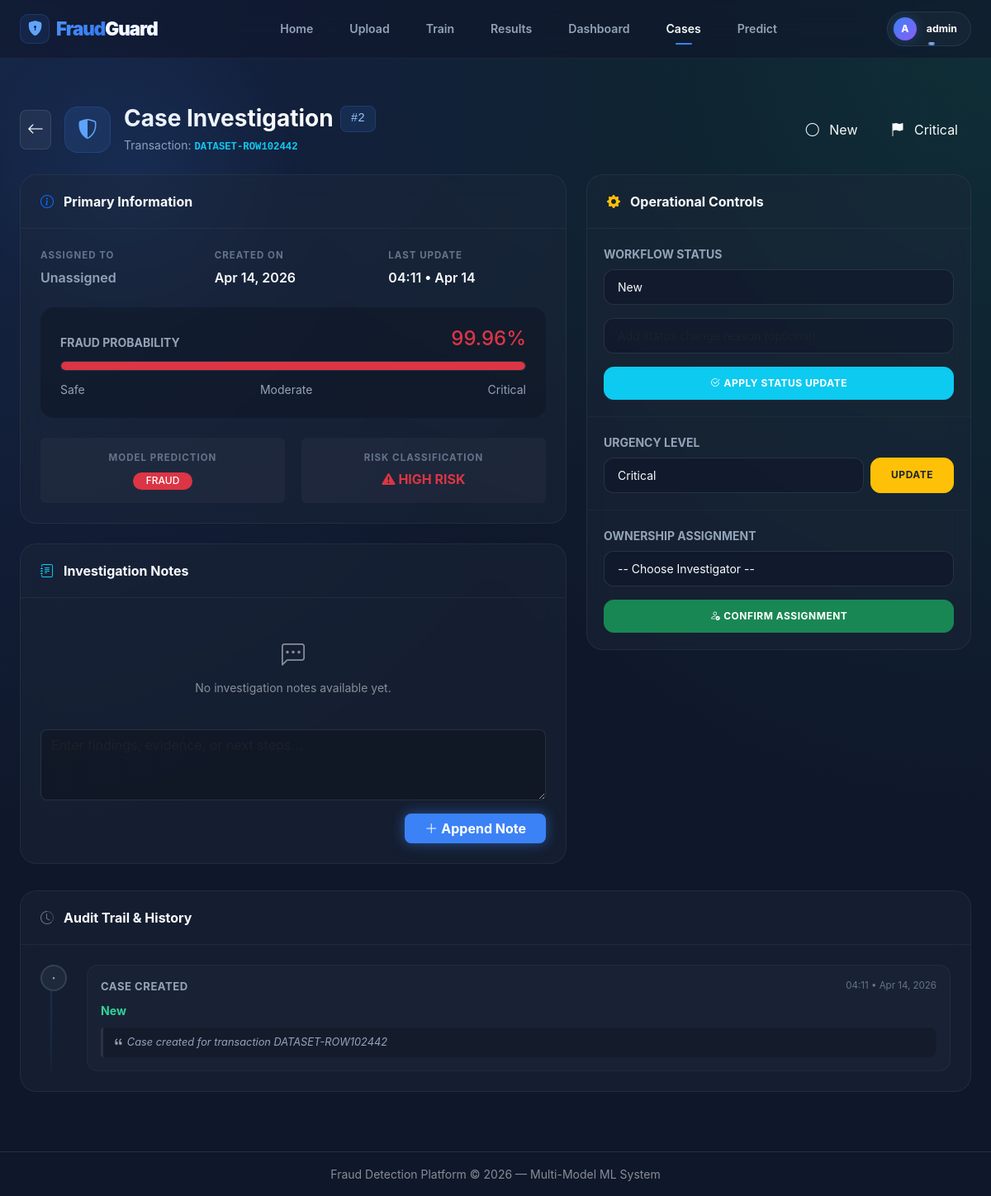
The page /cases/2 (signed in) on the database its author committed.
### src/database.py (models this page shows, shortened)
class User(UserMixin, db.Model):
    __tablename__ = 'users'
    id = db.Column(db.Integer, primary_key=True)
    username = db.Column(db.String(50), unique=True, nullable=False)
    password_hash = db.Column(db.String(256), nullable=False)
    role = db.Column(db.String(20), nullable=False, default='investigator')
    department = db.Column(db.String(50), nullable=True)
    created_at = db.Column(db.DateTime, default=datetime.utcnow)

class FraudCase(db.Model):
    __tablename__ = 'fraud_cases'
    id = db.Column(db.Integer, primary_key=True)
    transaction_ref = db.Column(db.String(100), nullable=False)
    fraud_probability = db.Column(db.Float, nullable=False)
    predicted_label = db.Column(db.Integer, nullable=False)
    priority = db.Column(db.String(20), nullable=False, default='Medium')
    assigned_owner = db.Column(db.String(100), nullable=True)
    status = db.Column(db.String(30), nullable=False, default='New')
    created_at = db.Column(db.DateTime, default=datetime.utcnow)
    updated_at = db.Column(db.DateTime, default=datetime.utcnow)
    notes = db.Column(db.Text, nullable=True)
    audit_logs = db.relationship(
        'CaseAuditLog',
        backref='case',
        lazy=True,
        cascade='all, delete-orphan',
    )

class CaseAuditLog(db.Model):
    __tablename__ = 'case_audit_log'
    id = db.Column(db.Integer, primary_key=True)
    case_id = db.Column(db.Integer, db.ForeignKey('fraud_cases.id'), nullable=False)
    action = db.Column(db.String(100), nullable=False)
    old_value = db.Column(db.String(200), nullable=True)
    new_value = db.Column(db.String(200), nullable=True)
    timestamp = db.Column(db.DateTime, default=datetime.utcnow)
    comment = db.Column(db.Text, nullable=True)

### app.py (the view)
    @app.route('/cases/<int:case_id>')
    @login_required
    def case_detail(case_id):
        fraud_case = db.get_or_404(FraudCase, case_id)
        if current_user.role != 'admin' and fraud_case.assigned_owner != current_user.username:
            flash('You can only view your assigned cases.', 'warning')
            return redirect(url_for('cases'))
        audit_logs = (
            CaseAuditLog.query
            .filter_by(case_id=case_id)
            .order_by(CaseAuditLog.timestamp.desc())
            .all()
        )
        all_users = User.query.all()
        return render_template(
            'case_detail.html',
            case=fraud_case,
            audit_logs=audit_logs,
            statuses=case_manager.VALID_STATUSES,
            priorities=case_manager.VALID_PRIORITIES,
            is_admin=current_user.role == 'admin',
            all_users=all_users,
        )

### templates/case_detail.html (shortened to what this page needs)
{% extends "base.html" %}
{% block content %}
<section class="page-header-case">
  <div class="d-flex align-items-center justify-content-between flex-wrap gap-3">
    <div class="d-flex align-items-center gap-3">
      <a href="{{ url_for('cases') }}" class="btn btn-glass p-2" title="Back to Cases">
        <i class="bi bi-arrow-left fs-5"></i>
      </a>
      <div class="page-title-icon">
        <i class="bi bi-shield-shaded"></i>
      </div>
      <div>
        <div class="d-flex align-items-center gap-2 mb-1">
          <h3 class="fw-bold mb-0">Case Investigation</h3>
          <span class="case-id-badge">#{{ case.id }}</span>
        </div>
        <p class="text-muted mb-0 small">Transaction: <code class="text-info fw-bold">{{ case.transaction_ref }}</code></p>
      </div>
    </div>
    <div class="d-flex gap-2">
      <span class="status-badge status-{{ case.status | lower | replace(' ', '-') }} px-3 py-2">
        <i class="bi
          {% if case.status == 'New' %}bi-circle
          {% elif case.status == 'In Review' %}bi-arrow-repeat
          {% elif case.status == 'Escalated' %}bi-arrow-up-circle
          {% elif case.status == 'Resolved' %}bi-check-circle
          {% else %}bi-x-circle{% endif %} me-2"></i>
        {{ case.status }}
      </span>
      <span class="status-badge priority-{{ case.priority | lower }} px-3 py-2">
        <i class="bi bi-flag-fill me-2"></i>
        {{ case.priority }}
      </span>
    </div>
  </div>
</section>
<div class="row g-4">
  <div class="col-lg-7">
    <div class="case-card">
      <div class="case-card-header">
        <i class="bi bi-info-circle text-primary"></i>Primary Information
      </div>
      <div class="detail-grid">
        <div class="detail-item">
          <div class="lbl">Assigned To</div>
          <div class="val">
            {% if case.assigned_owner %}
              <span class="text-success"><i class="bi bi-person-check me-1"></i>{{ case.assigned_owner }}</span>
            {% else %}
              <span class="text-muted italic">Unassigned</span>
            {% endif %}
          </div>
        </div>
        <div class="detail-item">
          <div class="lbl">Created On</div>
          <div class="val small">{{ case.created_at.strftime('%b %d, %Y') if case.created_at else '—' }}</div>
        </div>
        <div class="detail-item">
          <div class="lbl">Last Update</div>
          <div class="val small">{{ case.updated_at.strftime('%H:%M • %b %d') if case.updated_at else '—' }}</div>
        </div>
      </div>
      <div class="risk-meter-wrap">
        <div class="d-flex justify-content-between align-items-end">
          <div class="lbl text-uppercase small fw-bold text-muted mb-0">Fraud Probability</div>
          <div class="h4 fw-black mb-0 {% if case.fraud_probability >= 0.7 %}text-danger{% elif case.fraud_probability >= 0.3 %}text-warning{% else %}text-success{% endif %}">
            {{ (case.fraud_probability * 100) | round(2) }}%
          </div>
        </div>
        <div class="risk-meter-bar">
          <div class="risk-meter-fill
            {% if case.fraud_probability >= 0.7 %}bg-danger
            {% elif case.fraud_probability >= 0.3 %}bg-warning
            {% else %}bg-success{% endif %}"
            style="width: {{ case.fraud_probability * 100 }}%"></div>
        </div>
        <div class="d-flex justify-content-between small text-muted mt-1">
          <span>Safe</span>
          <span>Moderate</span>
          <span>Critical</span>
        </div>
      </div>
      <div class="detail-grid pt-0">
        <div class="detail-item text-center p-3 rounded" style="background:rgba(255,255,255,0.03);">
          <div class="lbl">Model Prediction</div>
          <div class="val">
            {% if case.predicted_label == 1 %}
              <span class="badge bg-danger px-3">FRAUD</span>
            {% else %}
              <span class="badge bg-success px-3">LEGITIMATE</span>
            {% endif %}
          </div>
        </div>
        <div class="detail-item text-center p-3 rounded" style="background:rgba(255,255,255,0.03);">
          <div class="lbl">Risk Classification</div>
          <div class="val">
            {% if case.fraud_probability >= 0.7 %}
              <span class="text-danger fw-bold"><i class="bi bi-exclamation-triangle-fill me-1"></i>HIGH RISK</span>
            {% elif case.fraud_probability >= 0.3 %}
              <span class="text-warning fw-bold"><i class="bi bi-exclamation-circle-fill me-1"></i>MEDIUM RISK</span>
            {% else %}
              <span class="text-success fw-bold"><i class="bi bi-shield-check me-1"></i>LOW RISK</span>
            {% endif %}
          </div>
        </div>
      </div>
    </div>
    <div class="case-card">
      <div class="case-card-header">
        <i class="bi bi-journal-text text-info"></i>Investigation Notes
      </div>
      <div class="card-body p-4">
        {% if case.notes %}
          <div class="notes-box">{{ case.notes }}</div>
        {% else %}
          <div class="text-center py-4 opacity-50">
            <i class="bi bi-chat-left-dots fs-3 mb-2 d-block"></i>
            <p class="small mb-0">No investigation notes available yet.</p>
          </div>
        {% endif %}
        <form method="POST" action="{{ url_for('update_case', case_id=case.id) }}" class="mt-3">
          <div class="mb-3">
            <textarea name="note" class="form-control" rows="3"
                      placeholder="Enter findings, evidence, or next steps..." required></textarea>
          </div>
          <div class="text-end">
            <button type="submit" class="btn btn-primary fw-bold px-4">
              <i class="bi bi-plus-lg me-1"></i>Append Note
            </button>
          </div>
        </form>
      </div>
    </div>
  </div>
  <div class="col-lg-5">
    <div class="case-card">
      <div class="case-card-header">
        <i class="bi bi-gear-fill text-warning"></i>Operational Controls
      </div>
      <div class="action-panel">
        <label class="small fw-bold text-muted text-uppercase mb-2 d-block">Workflow Status</label>
        <form method="POST" action="{{ url_for('update_case', case_id=case.id) }}">
          <div class="mb-3">
            <select name="status" class="form-select case-select">
              {% for s in statuses %}
              <option value="{{ s }}" {% if s == case.status %}selected{% endif %}>{{ s }}</option>
              {% endfor %}
            </select>
          </div>
          <div class="mb-3">
            <input type="text" name="comment" class="form-control case-input" placeholder="Add status change reason (optional)">
          </div>
          <button type="submit" class="btn btn-info text-white btn-update w-100">
            <i class="bi bi-check2-circle me-1"></i>Apply Status Update
          </button>
        </form>
      </div>
      <div class="action-panel">
        <label class="small fw-bold text-muted text-uppercase mb-2 d-block">Urgency Level</label>
        <form method="POST" action="{{ url_for('update_case', case_id=case.id) }}">
          <div class="d-flex gap-2">
            <select name="priority" class="form-select case-select">
              {% for p in priorities %}
              <option value="{{ p }}" {% if p == case.priority %}selected{% endif %}>{{ p }}</option>
              {% endfor %}
            </select>
            <button type="submit" class="btn btn-warning text-dark btn-update px-4">Update</button>
          </div>
        </form>
      </div>
      <div class="action-panel">
        <label class="small fw-bold text-muted text-uppercase mb-2 d-block">Ownership Assignment</label>
        {% if current_user.role == 'admin' %}
        <form method="POST" action="{{ url_for('update_case', case_id=case.id) }}">
          <div class="mb-3">
            <select name="owner" class="form-select case-select" required>
              <option value="">-- Choose Investigator --</option>
            </select>
          </div>
          <button type="submit" class="btn btn-success btn-update w-100">
            <i class="bi bi-person-check me-1"></i>Confirm Assignment
          </button>
        </form>
        {% endif %}
      </div>
    </div>
  </div>
</div>
<div class="case-card mt-2">
  <div class="case-card-header">
    <i class="bi bi-clock-history text-secondary"></i>Audit Trail & History
  </div>
  <div class="timeline-wrap">
    {% if audit_logs %}
      {% for log in audit_logs %}
      <div class="timeline-node">
        <div class="timeline-icon"
             style="color: {% if log.action == 'status_update' %}#60a5fa{% elif log.action == 'priority_update' %}#fbbf24{% elif log.action == 'assignment' %}#34d399{% else %}#94a3b8{% endif %};">
          <i class="bi
            {% if log.action == 'status_update' %}bi-arrow-repeat
            {% elif log.action == 'priority_update' %}bi-flag
            {% elif log.action == 'assignment' %}bi-person-check
            {% elif log.action == 'note_added' %}bi-journal-plus
            {% else %}bi-dot{% endif %}"></i>
        </div>
        <div class="timeline-content">
          <div class="timeline-header">
            <div class="timeline-action" style="color: {% if log.action == 'status_update' %}#60a5fa{% elif log.action == 'priority_update' %}#fbbf24{% elif log.action == 'assignment' %}#34d399{% else %}#94a3b8{% endif %};">
              {{ log.action | replace('_', ' ') }}
            </div>
            <div class="timeline-date">{{ log.timestamp.strftime('%H:%M • %b %d, %Y') if log.timestamp else '' }}</div>
          </div>
          <div class="timeline-body">
            {% if log.old_value and log.new_value %}
              <div class="change-arrow">
                <span class="val-old">{{ log.old_value }}</span>
                <i class="bi bi-arrow-right text-muted small"></i>
                <span class="val-new">{{ log.new_value }}</span>
              </div>
            {% elif log.new_value %}
              <span class="val-new">{{ log.new_value }}</span>
            {% endif %}
            {% if log.comment %}
              <div class="timeline-comment">
                <i class="bi bi-quote me-1"></i>{{ log.comment }}
              </div>
            {% endif %}
          </div>
        </div>
      </div>
      {% endfor %}
    {% else %}
      <div class="text-center py-5 opacity-50">
        <i class="bi bi-list-task fs-2 mb-2 d-block"></i>
        <p class="mb-0">No audit logs recorded for this case.</p>
      </div>
    {% endif %}
  </div>
</div>
{% endblock %}

### templates/base.html (shortened to what this page needs)
<!DOCTYPE html>
<html lang="en">
<head>
  <link href="https://cdn.jsdelivr.net/npm/bootstrap@5.3.0/dist/css/bootstrap.min.css" rel="stylesheet" />
  <link href="https://cdn.jsdelivr.net/npm/bootstrap-icons@1.11.1/font/bootstrap-icons.css" rel="stylesheet" />
  <link href="{{ url_for('static', filename='css/style.css') }}" rel="stylesheet" />
</head>
<body>
<nav class="navbar navbar-expand-lg navbar-dark sticky-top">
  <div class="container-fluid px-4">
    <a class="navbar-brand" href="{{ url_for('index') }}">
      <div class="brand-icon-wrapper" style="background: rgba(59, 130, 246, 0.1); width: 36px; height: 36px; border-radius: 10px; display: flex; align-items: center; justify-content: center; border: 1px solid rgba(59, 130, 246, 0.2);">
        <i class="bi bi-shield-lock-fill" style="font-size: 1.1rem; color: #60a5fa; -webkit-text-fill-color: initial;"></i>
      </div>
      <span>Fraud<span style="color: #f8fafc; -webkit-text-fill-color: initial;">Guard</span></span>
    </a>
    <div class="collapse navbar-collapse" id="mainNav">
      <ul class="navbar-nav mx-auto mb-2 mb-lg-0 gap-1">
        <li class="nav-item">
          <a class="nav-link {% if request.endpoint == 'index' %}active{% endif %}" href="{{ url_for('index') }}">Home</a>
        </li>
        <li class="nav-item">
          <a class="nav-link {% if request.endpoint == 'upload' %}active{% endif %}" href="{{ url_for('upload') }}">Upload</a>
        </li>
        <li class="nav-item">
          <a class="nav-link {% if request.endpoint == 'train' %}active{% endif %}" href="{{ url_for('train') }}">Train</a>
        </li>
        <li class="nav-item">
          <a class="nav-link {% if request.endpoint == 'results' %}active{% endif %}" href="{{ url_for('results') }}">Results</a>
        </li>
        <li class="nav-item">
          <a class="nav-link {% if request.endpoint == 'dashboard' %}active{% endif %}" href="{{ url_for('dashboard') }}">Dashboard</a>
        </li>
        <li class="nav-item">
          <a class="nav-link {% if 'case' in (request.endpoint or '') %}active{% endif %}" href="{{ url_for('cases') }}">Cases</a>
        </li>
        <li class="nav-item">
          <a class="nav-link {% if request.endpoint == 'predict_single' %}active{% endif %}" href="{{ url_for('predict_single') }}">Predict</a>
        </li>
      </ul>
      <div class="d-flex align-items-center">
        {% if current_user and current_user.is_authenticated %}
        <div class="dropdown">
          <a class="nav-link dropdown-toggle user-pill"
             href="#" id="userDropdown" role="button" data-bs-toggle="dropdown">
            <div class="user-avatar-sm">
              {{ current_user.username[0] | upper }}
            </div>
            <span class="small fw-bold text-white">{{ current_user.username }}</span>
          </a>
        </div>
        {% else %}
        <a class="btn btn-primary px-4 py-2 rounded-pill fw-bold small" href="{{ url_for('login') }}">
          <i class="bi bi-box-arrow-in-right me-2"></i>Sign In
        </a>
        {% endif %}
      </div>
    </div>
  </div>
</nav>
<div class="container-fluid px-4 pt-3">
</div>
<main class="container-fluid px-4 pb-5">
  {% block content %}{% endblock %}
</main>
<footer class="footer py-3 bg-dark text-center text-white-50 small">
  Fraud Detection Platform &copy; 2026 &mdash; Multi-Model ML System
</footer>
</body>
</html>

### rows shown on the page
User: username "A", username "admin"
FraudCase: id "2", transaction_ref "DATASET-ROW102442", status "New", priority "Critical", created_at "Apr 14, 2026", updated_at "04:11 • Apr 14", (case.fraud_probability*100)|round(2) "99.96"
CaseAuditLog: action "CASE CREATED", timestamp "04:11 • Apr 14, 2026", new_value "New", comment "Case created for transaction DATASET-ROW102442"
